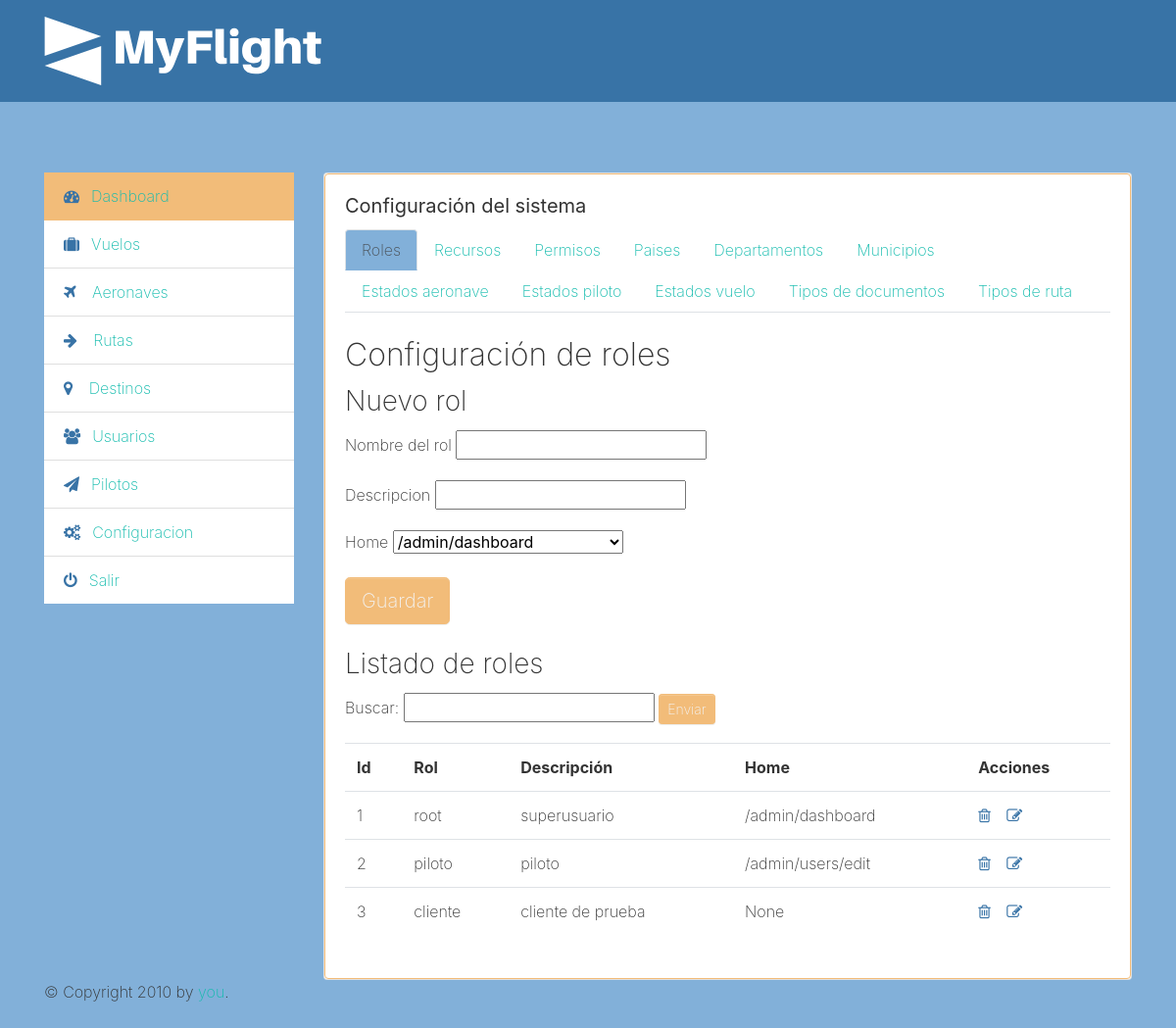
/admin/settings (signed in), run on the app's committed database.
### tables this page shows
CREATE TABLE roles (id INTEGER PRIMARY KEY AUTOINCREMENT, nombre_rol VARCHAR (45) UNIQUE ON CONFLICT ROLLBACK, descripcion VARCHAR (45), homepage INTEGER REFERENCES recursos (id) ON DELETE RESTRICT ON UPDATE NO ACTION);

CREATE TABLE recursos (id INTEGER PRIMARY KEY AUTOINCREMENT, nombre_recurso VARCHAR (45), descripcion VARCHAR (255), codigo_recurso VARCHAR (45), ruta_relativa VARCHAR (255));

### app.py (the view)
@app.route("/admin/settings")
def admin_settings():
    con = connection()
    cur = con.cursor()
    roles_form = settings_roles_form()
    roles_form_edit = settings_roles_form_edit()
    recursos_form = settings_recursos_form()
    recursos_form_edit = settings_recursos_form_edit()
    paises_form = settings_paises_form()
    paises_form_edit = settings_paises_form_edit()
    departamentos_form = settings_departamentos_form()
    departamentos_form_edit = settings_departamentos_form_edit()
    municipios_form = settings_municipios_form()
    municipios_form_edit = settings_municipios_form_edit()
    rol_statement = "SELECT roles.id, roles.nombre_rol, roles.descripcion, recursos.ruta_relativa FROM roles left join recursos on recursos.id = roles.homepage ORDER BY roles.id ASC LIMIT 10"
    cur.execute(rol_statement)
    roles = cur.fetchall()
    recursos_statement = "select recursos.id, recursos.nombre_recurso, recursos.descripcion, recursos.codigo_recurso, recursos.ruta_relativa from recursos order by id limit 10"
    cur.execute(recursos_statement)
    recursos_list = cur.fetchall()
    paises_statement = "select paises.id, paises.nombre, paises.descripcion from paises order by id limit 10"
    cur.execute(paises_statement)
    paises_list = cur.fetchall()
    departamentos_statement = "select departamentos.id, departamentos.nombre, departamentos.descripcion, paises.nombre from departamentos inner join paises on paises.id = departamentos.paises_id order by departamentos.id limit 10"
    cur.execute(departamentos_statement)
    departamentos_list = cur.fetchall()
    municipios_statement = "select municipios.id, municipios.nombre, municipios.descripcion, departamentos.nombre from municipios inner join departamentos on departamentos.id = municipios.departamentos_id order by municipios.id limit 10"
    cur.execute(municipios_statement)
    municipios_list = cur.fetchall()
    resources_choices_statement = "select id,ruta_relativa from recursos"
    cur.execute(resources_choices_statement)
    resources_choices_list = cur.fetchall()
    paises_choice_statement = "select paises.id, paises.nombre from paises order by id"
    cur.execute(paises_choice_statement)
    paises_choices_list = cur.fetchall()
    departamentos_choice_statement = "select departamentos.id, departamentos.nombre from departamentos order by departamentos.id"
    cur.execute(departamentos_choice_statement)
    departamentos_choices_list = cur.fetchall()
    roles_form.homepage.choices = resources_choices_list
    roles_form_edit.homepage_edit.choices = resources_choices_list
    departamentos_form.pais_departamento.choices = paises_choices_list
    departamentos_form_edit.pais_departamento_edit.choices = paises_choices_list
    municipios_form.departamento_municipio.choices = departamentos_choices_list
    municipios_form_edit.departamento_municipio_edit.choices = departamentos_choices_list
    cur.close()
    return render_template("admin_settings.html",
    roles_form=roles_form,
    roles_form_edit=roles_form_edit,
    roles_list=roles,
    recursos_list=recursos_list,
    recursos_form=recursos_form,
    recursos_form_edit=recursos_form_edit,
    paises_list=paises_list,
    paises_form=paises_form,
    paises_form_edit=paises_form_edit,
    departamentos_list=departamentos_list,
    departamentos_form=departamentos_form,
    departamentos_form_edit=departamentos_form_edit,
    municipios_list=municipios_list,
    municipios_form=municipios_form,
    municipios_form_edit=municipios_form_edit,
    error_message=request.args.get('error_message')
    )

### app.py
class settings_roles_form(FlaskForm):
    nombre_rol = StringField('Nombre del rol', validators=[InputRequired(message='El nombre del rol es requerido'), Length(min=5, max=45, message='El nombre del rol debe tener entre 5 y 45 caracteres')])
    descripcion = StringField('Descripcion', validators=[InputRequired(message='La descripción del rol es requerida'), Length(min=5, max=45, message='El nombre del rol debe tener entre 5 y 45 caracteres')])
    homepage = SelectField(u'Home', coerce=int, validate_choice=False)

class settings_roles_form_edit(FlaskForm):
    nombre_rol_edit = StringField('Nombre del rol', validators=[InputRequired(message='El nombre del rol es requerido'), Length(min=5, max=45, message='El nombre del rol debe tener entre 5 y 45 caracteres')])
    descripcion_edit = StringField('Descripcion', validators=[InputRequired(message='La descripción del rol es requerida'), Length(min=5, max=45, message='El nombre del rol debe tener entre 5 y 45 caracteres')])
    homepage_edit = SelectField(u'Home', coerce=int, validate_choice=False)

### app.py (called while the page is built)
def connection():
    con = sqlite3.connect("myflight.sqlite")
    return con

### templates/admin_settings.html (shortened to what this page needs)
{% extends "layout.html" %}
{% block head %}
  {{ super() }}
{% endblock %}
{% block menu %}
  {{ super() }}
{% endblock %}
{% block content %}
<h5 class="card-title"><b>Configuración del sistema</b></h5>
<nav>
  <div class="nav nav-tabs" id="nav-tab" role="tablist">
    <a class="nav-link active" id="nav-roles-tab" data-toggle="tab" href="#nav-roles" role="tab" aria-controls="nav-roles" aria-selected="true">Roles</a>
    <a class="nav-link" id="nav-recursos-tab" data-toggle="tab" href="#nav-recursos" role="tab" aria-controls="nav-recursos" aria-selected="false">Recursos</a>
    <a class="nav-link" id="nav-permisos-tab" data-toggle="tab" href="#nav-permisos" role="tab" aria-controls="nav-permisos" aria-selected="false">Permisos</a>
    <a class="nav-link" id="nav-paises-tab" data-toggle="tab" href="#nav-paises" role="tab" aria-controls="nav-paises" aria-selected="false">Paises</a>
    <a class="nav-link" id="nav-departamentos-tab" data-toggle="tab" href="#nav-departamentos" role="tab" aria-controls="nav-departamentos" aria-selected="false">Departamentos</a>
    <a class="nav-link" id="nav-municipios-tab" data-toggle="tab" href="#nav-municipios" role="tab" aria-controls="nav-municipios" aria-selected="false">Municipios</a>
    <a class="nav-link" id="nav-estados-aeronave-tab" data-toggle="tab" href="#nav-estados-aeronave" role="tab" aria-controls="nav-estados-aeronave" aria-selected="false">Estados aeronave</a>
    <a class="nav-link" id="nav-estados-piloto-tab" data-toggle="tab" href="#nav-estados-piloto" role="tab" aria-controls="nav-estados-piloto" aria-selected="false">Estados piloto</a>
    <a class="nav-link" id="nav-estados-vuelo-tab" data-toggle="tab" href="#nav-estados-vuelo" role="tab" aria-controls="nav-estados-vuelo" aria-selected="false">Estados vuelo</a>
    <a class="nav-link" id="nav-tipos-documento-tab" data-toggle="tab" href="#nav-tipos-documento" role="tab" aria-controls="nav-tipos-documento" aria-selected="false">Tipos de documentos</a>
    <a class="nav-link" id="nav-tipos-ruta-tab" data-toggle="tab" href="#nav-tipos-ruta" role="tab" aria-controls="nav-tipos-ruta" aria-selected="false">Tipos de ruta</a>
  </div>
</nav>
<div class="tab-content" id="nav-tabContent">
  <div class="tab-pane fade show active" id="nav-roles" role="tabpanel" aria-labelledby="nav-roles-tab">
    <br/>
    <h2>Configuración de roles</h2>
    <div class="nuevo-rol">
      <h3>Nuevo rol</h3>
      <form class="" method="POST" action="{{ url_for('admin_settings_roles_add') }}" autocomplete="off" novalidate>
        <div class="form-group">
          {{roles_form.nombre_rol.label}}
          {{roles_form.nombre_rol}}
          </div>
      <div class="form-group">
        {{roles_form.descripcion.label}}
        {{roles_form.descripcion}}
      </div>
      <div class="form-group">
        {{roles_form.homepage.label}}
        {{roles_form.homepage}}
      </div>
      <button type="submit" class="btn btn-lg btn-primary text-light">Guardar</button>
      </form>
    </div>
    <br/>
    <h3>Listado de roles</h3>
    <div class="buscar-rol">
      <form id="roles_search_form">
        <div class="form-group">
            <label for="query_rol">Buscar: </label>
            <input id="query_rol" name="query_rol" type="text" value="">
            <button type="submit" class="btn btn-primary btn-sm text-light">Enviar</button>
        </div>
      </form>
    </div>
    <table class="table" id="roles_table">
      <tr>
        <th>Id</th>
        <th>Rol</th>
        <th>Descripción</th>
        <th>Home</th>
        <th>Acciones</th>
      </tr>
      {% for rol in roles_list %}
      <tr>
        <td>{{ rol.0 }}</td>
        <td>{{ rol.1 }}</td>
        <td>{{ rol.2 }}</td>
        <td>{{ rol.3 }}</td>
        <td>
          <a href="#" data-rol="{{ rol.0 }}" class="delete_rol"><i class="fa fa-trash-o mr-2 text-secondary"></i></a>
          <a href="#" data-rol="{{ rol.0 }}" class="edit_rol"><i class="fa fa-pencil-square-o mr-2 text-secondary"></i></a>
        </td>
      </tr>
      {% endfor %}
    </table>
  </div>
</div>
{% endblock %}
{% block footer %}
  {{ super() }}
{% endblock %}

### data on the page
roles: id "1", nombre_rol "root", descripcion "superusuario", ruta_relativa "/admin/dashboard"
roles: id "2", nombre_rol "piloto", descripcion "piloto", ruta_relativa "/admin/users/edit"
roles: id "3", nombre_rol "cliente", descripcion "cliente de prueba", rol "None"

### other printed values
{{ roles_form.nombre_rol.label }} "Nombre del rol"
{{ roles_form.descripcion.label }} "Descripcion"
{{ roles_form.homepage.label }} "Home"
